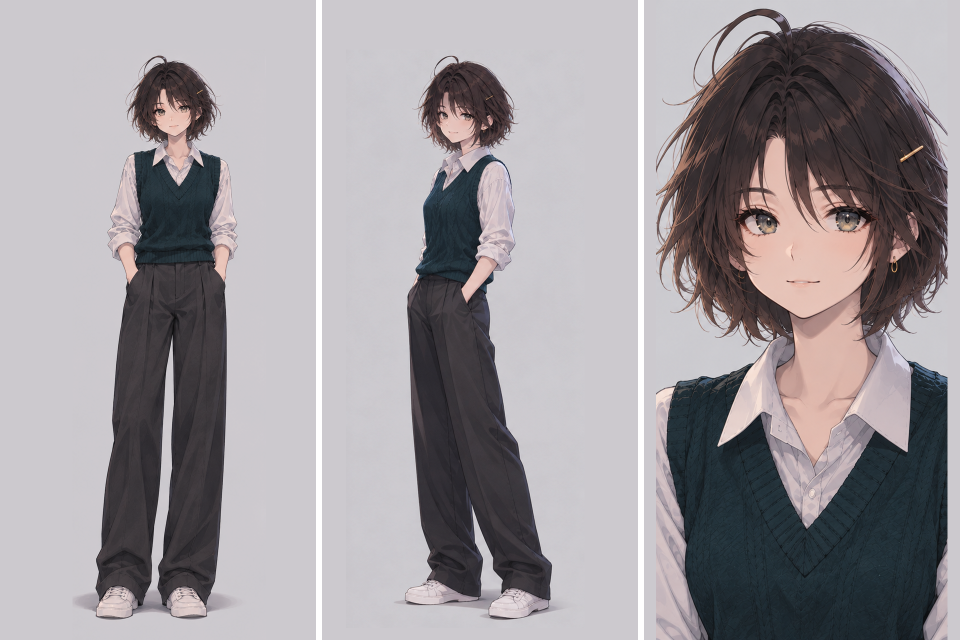
#> input picture persona/nianzhen/final/nianzhen_sheet_1920_master.png, 1920 x 1280 px, found by its file name (shown at 1/2 size)
$ python zoom_check.py
#> lines starting #> are read from the running program, lines starting #| are printed output that depends on the picture
#!/usr/bin/env python3
# -*- coding: utf-8 -*-
"""Alignment check (is the 2x output pixel-aligned with the master?) + zoom sheet."""
import os
import numpy as np
from PIL import Image, ImageDraw, ImageFont

FINAL = r"C:\Users\YanQiu\Desktop\nianzhen-pack\final"
OUT = r"C:\03_Github\.work\upscale\rc-check"

P = {
    "lanczos":   "nianzhen_sheet_3840_lanczos.png",
    "esrgan":    "nianzhen_sheet_3840_esrgan.png",
    "waifu2x":   "nianzhen_sheet_3840_waifu2x.png",
    "realcugan": "nianzhen_sheet_1920_master-up2x-no-denoise.png",
}
LABEL = {"lanczos": "Lanczos", "esrgan": "Real-ESRGAN",
         "waifu2x": "waifu2x", "realcugan": "Real-CUGAN", "master": "Master x2 (nearest)"}

master = Image.open(os.path.join(FINAL, "nianzhen_sheet_1920_master.png")).convert("RGB")
#> master is the input picture: PIL image 1920x1280 RGB; mean R, G, B 155.6, 150.8, 154.8
mw, mh = master.size
#> mw = 1920; mh = 1280
mg = np.asarray(master.convert("L")).astype(np.float64)
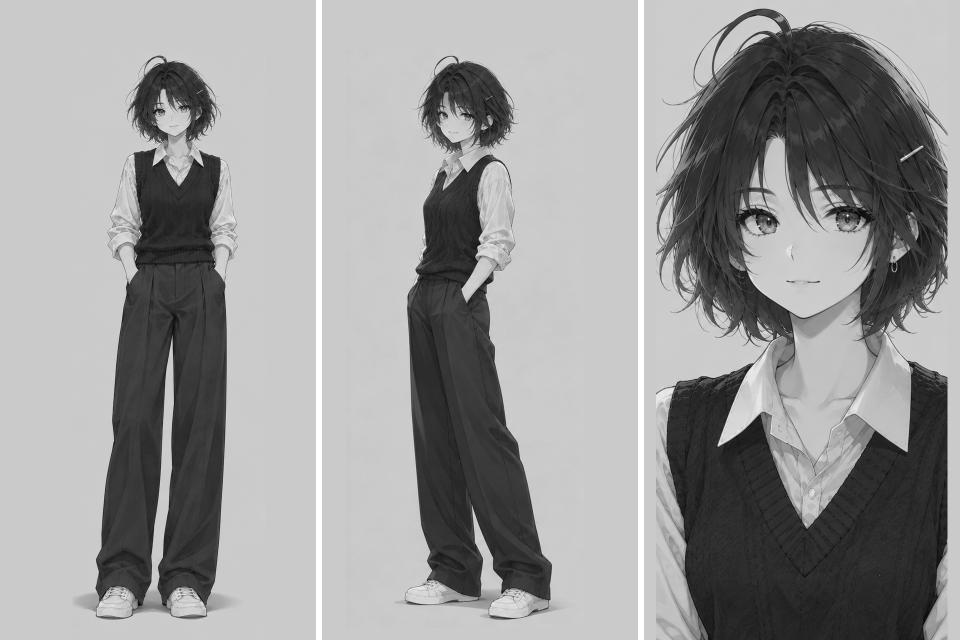
#> mg: shape (1280, 1920) float64 (shown at 1/2 size); min 0, max 255, mean 152.6


def best_shift(a, b, r=3):
    """a,b same size; return (dx,dy) that minimizes MAD between a and b shifted."""
    best = (0.0, 0, 0)
    h, w = a.shape
    cy, cx = h // 2, w // 2
    sl = (slice(cy - 300, cy + 300), slice(cx - 400, cx + 400))
    ref = a[sl]
    for dy in range(-r, r + 1):
        for dx in range(-r, r + 1):
            sub = b[cy - 300 + dy: cy + 300 + dy, cx - 400 + dx: cx + 400 + dx]
            mad = float(np.abs(ref - sub).mean())
            if best == (0.0, 0, 0) or mad < best[0]:
                best = (mad, dx, dy)
    return best


print("== 对齐检查（1:1 折回 1920 后与母版相关）==")
for n, f in P.items():
#> (the run stopped early here; a loop or call above may not have finished)

$ run again, with persona/nianzhen/source/nz-archive-160.png copied over persona/nianzhen/final/nianzhen_sheet_1920_master.png
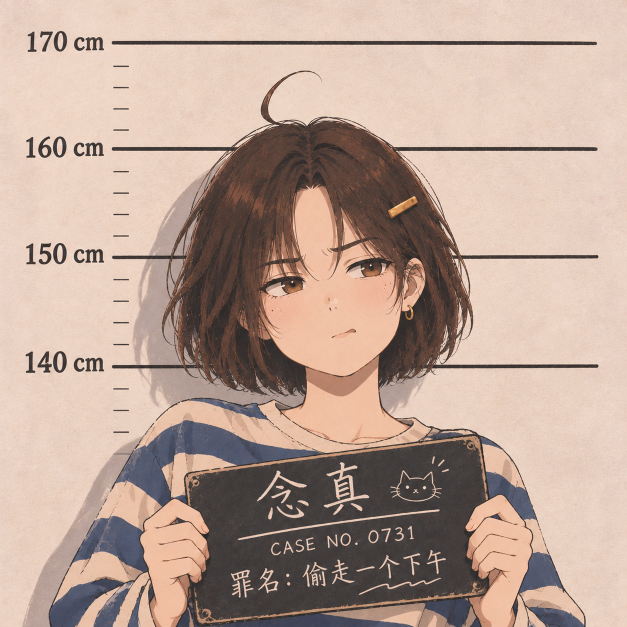
#> input picture persona/nianzhen/source/nz-archive-160.png, 1254 x 1254 px, found by its file name (shown at 1/2 size)
#> master is the input picture: PIL image 1254x1254 RGB; mean R, G, B 186.5, 163, 150.1
#> `mg = np.asarray(master.convert("L")).astype(np.float64)`:
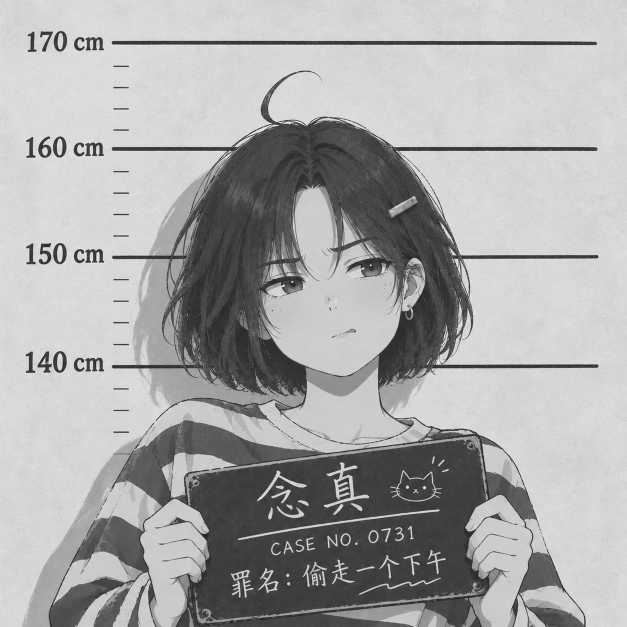
#> mg: shape (1254, 1254) float64 (shown at 1/2 size); min 15, max 255, mean 168.6
